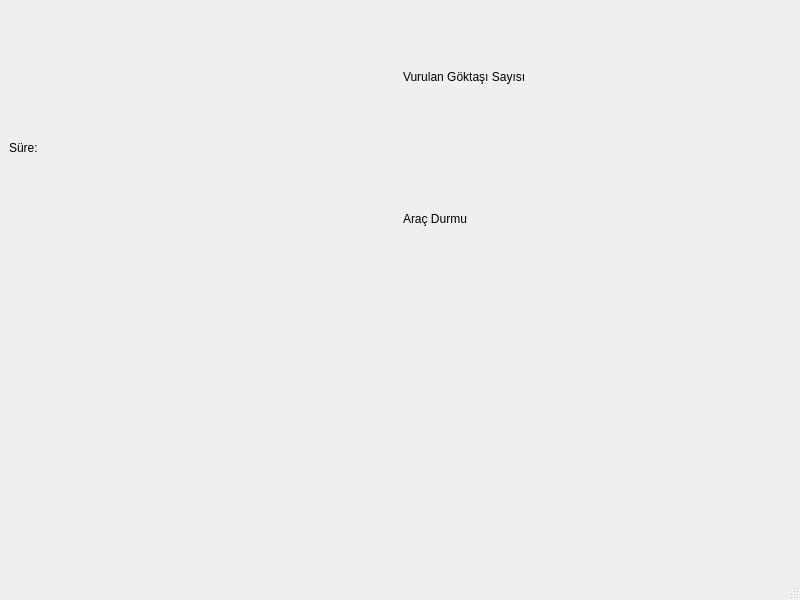
<?xml version="1.0" encoding="UTF-8"?>
<ui version="4.0">
 <class>MainWindow</class>
 <widget class="QMainWindow" name="MainWindow">
  <property name="geometry">
   <rect>
    <x>0</x>
    <y>0</y>
    <width>800</width>
    <height>600</height>
   </rect>
  </property>
  <property name="windowTitle">
   <string>MainWindow</string>
  </property>
  <widget class="QWidget" name="centralwidget">
   <layout class="QGridLayout" name="gridLayout">
    <item row="0" column="0">
     <layout class="QHBoxLayout" name="horizontalLayout">
      <item>
       <widget class="QLabel" name="label">
        <property name="text">
         <string>Süre: </string>
        </property>
       </widget>
      </item>
      <item>
       <layout class="QVBoxLayout" name="verticalLayout">
        <item>
         <widget class="QLabel" name="label_2">
          <property name="text">
           <string>Vurulan Göktaşı Sayısı</string>
          </property>
         </widget>
        </item>
        <item>
         <layout class="QHBoxLayout" name="horizontalLayout_3">
          <item>
           <widget class="QLabel" name="label_5">
            <property name="text">
             <string>Araç Durmu</string>
            </property>
           </widget>
          </item>
          <item>
           <widget class="QLabel" name="label_3">
            <property name="text">
             <string/>
            </property>
           </widget>
          </item>
         </layout>
        </item>
       </layout>
      </item>
     </layout>
    </item>
    <item row="1" column="0">
     <widget class="QLabel" name="label_4">
      <property name="styleSheet">
       <string notr="true">border-image: url(:/new/prefix1/Space_Background2.png);</string>
      </property>
      <property name="text">
       <string/>
      </property>
     </widget>
    </item>
   </layout>
  </widget>
  <widget class="QStatusBar" name="statusbar"/>
  <widget class="QMenuBar" name="menubar">
   <property name="geometry">
    <rect>
     <x>0</x>
     <y>0</y>
     <width>800</width>
     <height>21</height>
    </rect>
   </property>
  </widget>
 </widget>
 <resources/>
 <connections/>
</ui>
